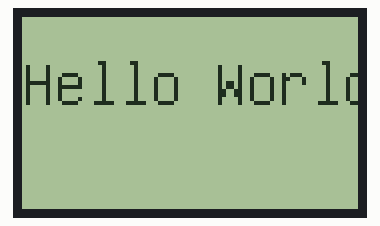
Recording of a sketch running on a simulated Arduino Uno, built with avr-gcc and run on an emulated ATmega328P. On the bench: 84×48 one-colour display.

Above: at 0.1 s.

The sketch:

nokia5110_test_u8g.ino
```cpp
#include <U8glib.h>

U8GLIB_PCD8544 u8g(52, 51, 22, 0, 2);

void setup() {
  u8g.setColorIndex(1);
}

void loop() {
  // picture loop
  u8g.firstPage();
  do {
    u8g.setFont(u8g_font_unifont);
    u8g.drawStr( 0, 22, "Hello World!");
  } while( u8g.nextPage() );

  // rebuild the picture after some delay
  digitalWrite(13, HIGH);
  delay(50);
  digitalWrite(13, LOW);
}
```
